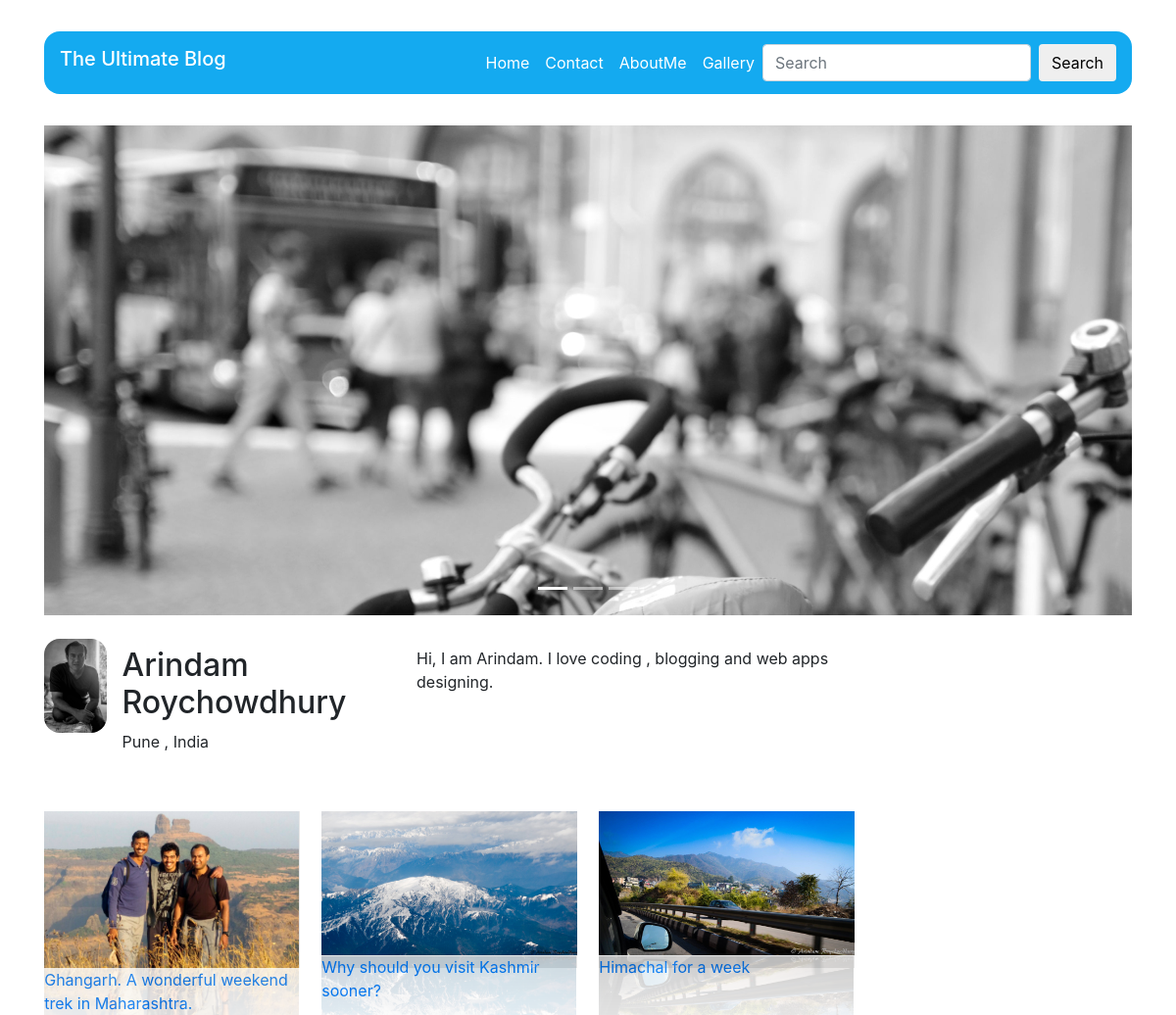
The page / on the database its author committed.
### blog/models.py (models this page shows, shortened)
class Post(models.Model):
	author = models.ForeignKey('auth.User', on_delete=models.CASCADE)
	title = models.CharField(max_length=200)
	text = RichTextField()
	created_date = models.DateTimeField(default=timezone.now)
	published_date = models.DateTimeField(blank=True, null=True)
	published = models.BooleanField(default=False)
	likes = models.PositiveIntegerField(default=0)
	favourite = models.BooleanField(default=False)
	tags = models.ManyToManyField(Tag, blank=True)
	slug = models.SlugField(max_length=100, blank=False)

### blog/views.py (the view)
# urls.py: 2. Add a URL to urlpatterns:  url(r'^$', views.home, name='home')
def home(request):
    fav_posts = get_favourites()
    for post in fav_posts:
        first_image = get_images_from_post_description(post.pk)
        if first_image:
            post.first_image = first_image
        else:
            post.first_image = '#'
    return render(request, 'blog/home_new.html', {'fav_posts':fav_posts})

### blog/views.py (called while the page is built)
def get_favourites():
    return models.Post.objects.filter(published=True, favourite=True)

def get_images_from_post_description(post_pk):
    post = models.Post.objects.get(pk=post_pk)
    des = post.text
    images = re.findall('(?<=src=").*jpg', des)
    images =  sorted(images)
    if images:
        return images[0]
    return False

### blog/templates/blog/home_new.html (shortened to what this page needs)
{% extends 'blog/base.html' %}
{% block content %}
	<section id="featured" class="carousel slide" data-ride="carousel">
		  <ol class="carousel-indicators">
		    <li data-target="#featured" data-slide-to="0" class="active"></li>
		    <li data-target="#featured" data-slide-to="1"></li>
		    <li data-target="#featured" data-slide-to="2"></li>
  		</ol>
		<div class="carousel-inner">
	        <div class="carousel-item active">
			    <img src="media/Ravensberg_germany.jpg">
		    </div>
		</div>
	</section>
	<section class="row">
		<div class="col-lg-4 profile-info">
			<img class="float-left" src="media/Profile_Me.jpg" alt="Me in Photo">
			<h2>Arindam Roychowdhury</h2>
			<p>Pune , India</p>
		</div>
		<div class="col-lg-5">
			<p>Hi, I am Arindam. I love coding , blogging and web apps designing.</p>
		</div>
	</section>
	<section class="gallery d-flex flex-wrap">
		{% for post in fav_posts %}
			<a href="{% url 'post_details' post.pk post.slug %}"><img src={{ post.first_image }}>{{ post.title }}</a>
		{% endfor %}
	</section>
{% endblock %}

### blog/templates/blog/base.html (shortened to what this page needs)
{% load static %}
<html>
    <head>
        <link rel="stylesheet" href="//maxcdn.bootstrapcdn.com/bootstrap/4.0.0/css/bootstrap.min.css">
        <link rel="stylesheet" href="{% static 'css/style.css' %}">
    </head>
    <body background="#" id="webBody" >
    	<div class="container" id="with-navbar">
            <header class="navbar navbar-default navbar-expand-md">
                <h3 class="navbar-brand">The Ultimate Blog</h3>
                <nav class="collapse navbar-collapse justify-content-end" id="navbarPrimary">
                    <ul class ="navbar-nav">
                        <li class="nav-item">
                            <a class="nav-link" href="{% url 'home' %}">Home</a>
                        </li>
                        <li class="nav-item">
                            <a class="nav-link" href="#">Contact</a>
                        </li>
                        <li class="nav-item">
                            <a class="nav-link" href="{% url 'about_me' %}">AboutMe</a>
                        </li>
                        <li class="nav-item">
                            <a class="nav-link" href="#">Gallery</a>
                        </li>
                    </ul>
                </nav>
                <form id="searchform" class="form-inline my-2 my-lg-0" action="{% url 'post_search' %}" method="get">
                  <input id="searchbox" name="keyword" class="form-control mr-sm-2" type="search" placeholder="Search" aria-label="Search">
                  <button class="btn my-2 my-sm-0" type="submit" value='Search'>Search</button>
                </form>
            </header>
        	    	{% block content %}
			    	{% endblock %}
		</div>
    </body>
</html>

### blog/static/css/style.css (style rules this page uses)
header { margin: 2rem 0; }
.navbar-default { background-color: #14AAF0; border-color: #E7E7E7; color: #FFFFFF; border-radius: 1rem !important; }
.navbar-default .navbar-nav > li > a { color: #FFFFFF; }
#featured { margin-bottom:2rem; }
.carousel-item { height:500px; background: #90F; }
.profile-info img { max-width:6rem; max-height:6rem; border-radius:1rem; margin: -0.5rem 1rem 0 0; }
.gallery a { width:48%; margin: 1%; height: 10rem; background: #E7E7E7; display:block; }
.gallery img { max-width: 100%; max-height: 100%; -webkit-box-reflect: below 0px -webkit-gradient(linear, left top, left bottom, from(transparent), to(rgba(250, 250, 250, 0.2))); }
.gallery { margin:2rem -1% 0; }
@media all and (min-width: 576px) { .gallery a { width: 31.3%; } }
@media all and (min-width: 992px) { .gallery a { width: 31.3%; } }
@media all and (min-width: 576px) { .gallery a { width: 23%; } }

### rows shown on the page
Post: shows a picture, title "Ghangarh. A wonderful weekend trek in Maharashtra."
Post: shows a picture, title "Why should you visit Kashmir sooner?"
Post: shows a picture, title "Himachal for a week"
